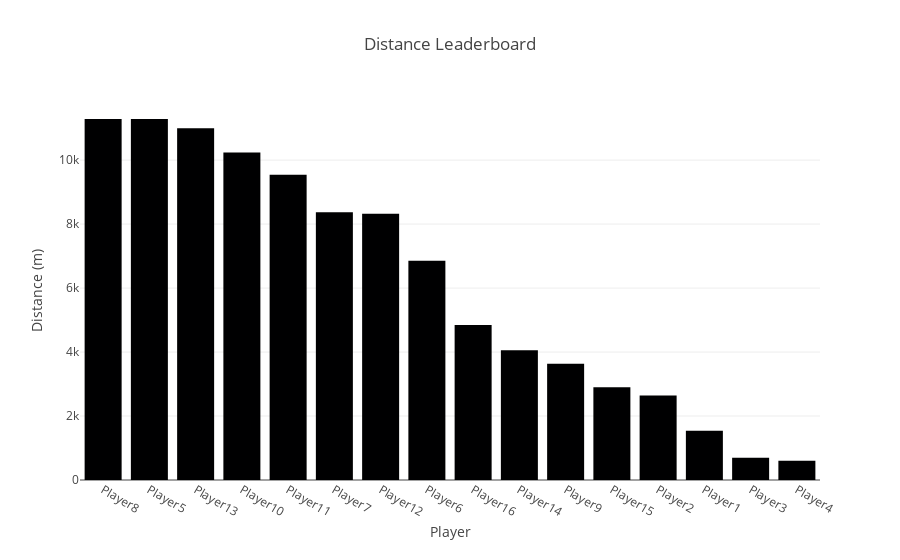

Notebook code cell kept with this figure:
### Code cell
distance_leaderboard = {}
for player in players_list:
    distance_leaderboard[player] = Total_Distance_LeaderBoard(player)


distance_leaderboard = dict(sorted(distance_leaderboard.items(), key=lambda item: item[1], reverse = True))

dist_l_plot = px.bar(x = list(distance_leaderboard.keys()), y = list(distance_leaderboard.values()), labels = {'x': 'Player', 'y': 'Distance (m)'}, title = 'Distance Leaderboard')

dist_l_plot.show()

### Figure 1 — Plotly figure (JSON) as saved in the notebook; plotly's stock layout.template omitted (floating-point values rounded to 4 significant figures)
{"data": [{"alignmentgroup": "True", "hovertemplate": "Player=%{x}<br>Distance (m)=%{y}<extra></extra>", "legendgroup": "", "marker": {"color": "#000001", "pattern": {"shape": ""}}, "name": "", "offsetgroup": "", "orientation": "v", "showlegend": false, "textposition": "auto", "type": "bar", "x": ["Player8", "Player5", "Player13", "Player10", "Player11", "Player7", "Player12", "Player6", "Player16", "Player14", "Player9", "Player15", "Player2", "Player1", "Player3", "Player4"], "xaxis": "x", "y": [11290.0, 11290.0, 11000.0, 10240.0, 9545.0, 8369.0, 8319.0, 6855.0, 4842.0, 4055.0, 3638.0, 2902.0, 2645.0, 1542.0, 698.0, 603.5], "yaxis": "y"}], "layout": {"barmode": "relative", "legend": {"tracegroupgap": 0}, "title": {"text": "Distance Leaderboard"}, "xaxis": {"anchor": "y", "domain": [0, 1], "title": {"text": "Player"}}, "yaxis": {"anchor": "x", "domain": [0, 1], "title": {"text": "Distance (m)"}}}}
